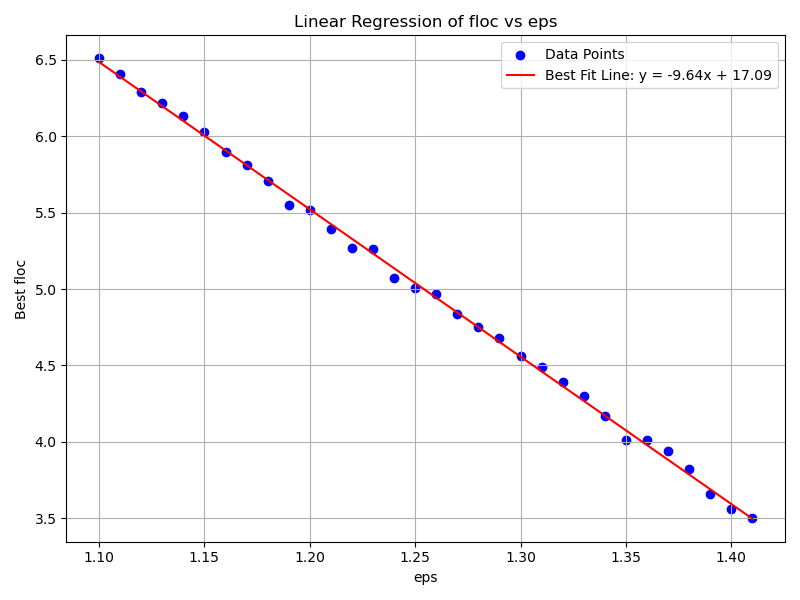

Write Python code to recreate this figure.
import numpy as np
import pandas as pd
import os
from scipy import stats
from scipy.stats import lognorm, betaprime
import warnings
import matplotlib.pyplot as plt  # For optional plotting
from sklearn.linear_model import LinearRegression
from sklearn.metrics import r2_score

# Suppress warnings for cleaner output
warnings.filterwarnings('ignore')

def load_data(eps_value, data_dir, N, radius):
    # Load data for a specific eps value
    lambda0 = N / (np.pi * radius ** 2)  # Initial point density
    data_file = os.path.join(data_dir, f'simulation_data_N{N}_radius{radius}_eps{eps_value:.2f}.csv')
    if not os.path.exists(data_file):
        print(f"Data file {data_file} not found for eps = {eps_value:.2f}.")
        return None, None
    # Load the data
    df = pd.read_csv(data_file)
    # Filter valid clusters
    df_valid = df[(df['S_prime'] != -1) & (df['N_prime'] != -1)].copy()
    if df_valid.empty:
        print(f"No valid clusters found for eps = {eps_value:.2f}.")
        return None, None
    # Compute lambda_prime and ratio
    df_valid['lambda_prime'] = df_valid['N_prime'] / df_valid['S_prime']
    df_valid['ratio'] = df_valid['lambda_prime'] / lambda0
    # Filter out ratios less than 5
    df_valid = df_valid[df_valid['ratio'] >= 5]
    if df_valid.empty:
        print(f"No data with ratio >= 5 for eps = {eps_value:.2f}.")
        return None, None
    ratio_data = df_valid['ratio'].values
    return df_valid, ratio_data

def fit_distributions(ratio_sample, distributions, floc_value):
    results = []
    # Fit each distribution
    for name, distribution in distributions.items():
        # Estimate parameters with specified floc
        try:
            params = distribution.fit(ratio_sample, floc=floc_value)
            # Perform K-S test
            ks_stat, ks_p = stats.kstest(ratio_sample, distribution.cdf, args=params)
            # Compute AIC and BIC
            log_likelihood = np.sum(distribution.logpdf(ratio_sample, *params))
            k = len(params)  # Number of parameters
            n = len(ratio_sample)
            aic = 2 * k - 2 * log_likelihood
            bic = k * np.log(n) - 2 * log_likelihood
            results.append({
                'distribution': name,
                'floc': floc_value,
                'params': params,
                'ks_stat': ks_stat,
                'ks_p': ks_p,
                'aic': aic,
                'bic': bic
            })
        except Exception as e:
            # Handle exceptions, e.g., if the distribution cannot be fitted with the given floc
            results.append({
                'distribution': name,
                'floc': floc_value,
                'params': None,
                'ks_stat': np.nan,
                'ks_p': np.nan,
                'aic': np.inf,
                'bic': np.inf
            })
    return results

def main():
    # Simulation parameters
    N = 10000  # Number of points
    radius = 100  # Radius of the circular area

    # Eps values to include in the analysis (from 1.10 to 1.40 in steps of 0.05)
    eps_values = np.arange(1.10, 1.42, 0.01).round(2)
    # floc values from 4.0 to 6.4 in steps of 0.1
    slope=-9.71
    inter=17.1674
#    r2=0.9945
#    RMSE=0.0667
#    floc_values = np.arange(4.0, 6.5, 0.1).round(1)
    # Directory where data files are stored
    data_dir = './simdata/v2/'  # Adjust if data files are in a different directory

    # Define distributions to fit
    distributions = {
        # 'Log-Normal': lognorm,  # Uncomment if you wish to include Log-Normal
        'Beta-Prime': betaprime
    }

    # Initialize a list to store all results
    all_results = []

    # Loop over each eps value
    for eps_value in eps_values:
        print(f"\nProcessing eps = {eps_value:.2f}")
        df_valid, ratio_data = load_data(eps_value, data_dir, N, radius)
        if ratio_data is None:
            continue
        floc_est=slope*eps_value+inter
        floc_values = np.arange(floc_est - 0.12, floc_est + 0.12, 0.005).round(3)
        # For computational efficiency, sample the data
        sample_size = min(100000, len(ratio_data))  # Use up to 100,000 data points
        np.random.seed(42)
        ratio_sample = np.random.choice(ratio_data, size=sample_size, replace=False)

        # Loop over floc values
        for floc_value in floc_values:
            # Fit distributions
            fit_results = fit_distributions(ratio_sample, distributions, floc_value)
            # Add eps and floc information to the results
            for res in fit_results:
                res['eps'] = eps_value
                all_results.append(res)

    # Convert results to a DataFrame
    results_df = pd.DataFrame(all_results)

    # For each eps value, determine the best fit
    summary_results = []
    for eps_value in eps_values:
        eps_results = results_df[results_df['eps'] == eps_value]
        for dist_name in distributions.keys():
            dist_results = eps_results[eps_results['distribution'] == dist_name]
            if dist_results.empty:
                continue  # Skip if no results for this distribution
            # Find the best floc value based on AIC
            valid_dist_results = dist_results.dropna(subset=['aic'])
            if valid_dist_results.empty:
                continue  # Skip if no valid AIC values
            best_fit = valid_dist_results.loc[valid_dist_results['aic'].idxmin()]
            summary_results.append({
                'eps': eps_value,
                'distribution': dist_name,
                'best_floc': best_fit['floc'],
                'params': best_fit['params'],
                'aic': best_fit['aic'],
                'bic': best_fit['bic'],
                'ks_stat': best_fit['ks_stat'],
                'ks_p': best_fit['ks_p']
            })

    # Convert summary results to a DataFrame
    summary_df = pd.DataFrame(summary_results)

    # Now, for each eps, find the best overall fit
    best_overall_results = []
    for eps_value in eps_values:
        eps_summary = summary_df[summary_df['eps'] == eps_value]
        if eps_summary.empty:
            continue  # Skip if no summary for this eps
        # Find the best distribution based on AIC
        best_fit = eps_summary.loc[eps_summary['aic'].idxmin()]
        best_overall_results.append(best_fit)

    # Convert best overall results to a DataFrame
    best_overall_df = pd.DataFrame(best_overall_results)

    # Print the results
    print("\nBest Fit Results for Each eps:")
    for res in best_overall_results:
        print(f"\neps = {res['eps']:.2f}")
        print(f"Best Distribution: {res['distribution']}")
        print(f"Best floc: {res['best_floc']}")
        print(f"Fit Parameters: {res['params']}")
        print(f"AIC: {res['aic']:.2f}")
        print(f"BIC: {res['bic']:.2f}")
        print(f"KS Statistic: {res['ks_stat']:.5f}")
        print(f"KS p-value: {res['ks_p']:.5f}")

    # ================== Linear Regression Analysis ==================

    # Ensure there are enough data points
    if len(best_overall_df) < 2:
        print("\nNot enough data points to perform linear regression.")
        return

    # Extract eps and best_floc values
    X = best_overall_df['eps'].values.reshape(-1, 1)  # Independent variable
    y = best_overall_df['best_floc'].values  # Dependent variable

    # Perform linear regression using sklearn
    model = LinearRegression()
    model.fit(X, y)
    y_pred = model.predict(X)
    r2 = r2_score(y, y_pred)
    slope = model.coef_[0]
    intercept = model.intercept_

    # Calculate residuals and standard error
    residuals = y - y_pred
    ss_res = np.sum(residuals ** 2)
    ss_tot = np.sum((y - np.mean(y)) ** 2)
    r_squared = r2  # Already calculated
    mse = ss_res / len(y)
    rmse = np.sqrt(mse)

    # Alternatively, using scipy.stats.linregress
    # slope, intercept, r_value, p_value, std_err = stats.linregress(best_overall_df['eps'], best_overall_df['best_floc'])
    # r_squared = r_value**2

    # Print regression results
    print("\nLinear Regression: floc = slope * eps + intercept")
    print(f"Slope: {slope:.4f}")
    print(f"Intercept: {intercept:.4f}")
    print(f"R²: {r_squared:.4f}")
    print(f"Root Mean Square Error (RMSE): {rmse:.4f}")

    # Optionally, plot the regression
    plt.figure(figsize=(8,6))
    plt.scatter(X, y, color='blue', label='Data Points')
    plt.plot(X, y_pred, color='red', label=f'Best Fit Line: y = {slope:.2f}x + {intercept:.2f}')
    plt.xlabel('eps')
    plt.ylabel('Best floc')
    plt.title('Linear Regression of floc vs eps')
    plt.legend()
    plt.grid(True)
    plt.tight_layout()
    plt.show()

    # ================== End of Linear Regression Analysis ==================

    # Optionally, save the results to a CSV file
    # summary_df.to_csv('distribution_fitting_summary.csv', index=False)
    # best_overall_df.to_csv('best_overall_fits.csv', index=False)

if __name__ == "__main__":
    main()
